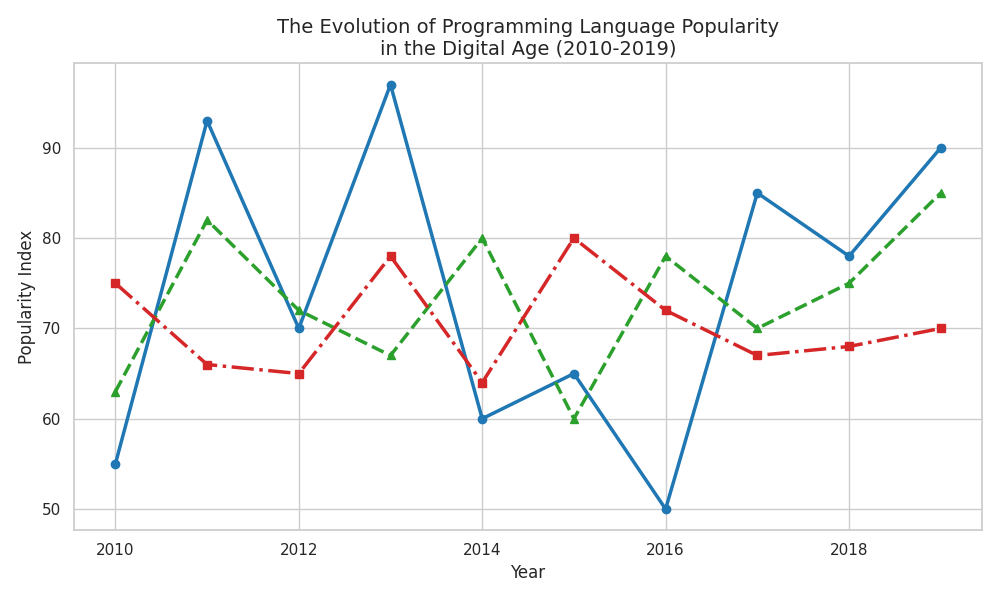

The Python source for this figure:
import matplotlib.pyplot as plt
import numpy as np

years = np.arange(2010, 2020)

python_popularity = np.array([55, 93, 70, 97, 60, 65, 50, 85, 78, 90])
javascript_popularity = np.array([63, 82, 72, 67, 80, 60, 78, 70, 75, 85])
java_popularity = np.array([75, 66, 65, 78, 64, 80, 72, 67, 68, 70])

fig, ax = plt.subplots(figsize=(10, 6))

ax.plot(years, python_popularity, color='tab:blue', marker='o', linewidth=2.5, linestyle='-')
ax.plot(years, javascript_popularity, color='tab:green', marker='^', linewidth=2.5, linestyle='--')
ax.plot(years, java_popularity, color='tab:red', marker='s', linewidth=2.5, linestyle='-.')

ax.set_xlabel('Year', fontsize=12)
ax.set_ylabel('Popularity Index', fontsize=12)
ax.set_title('The Evolution of Programming Language Popularity\nin the Digital Age (2010-2019)', fontsize=14)

plt.tight_layout()
plt.show()
